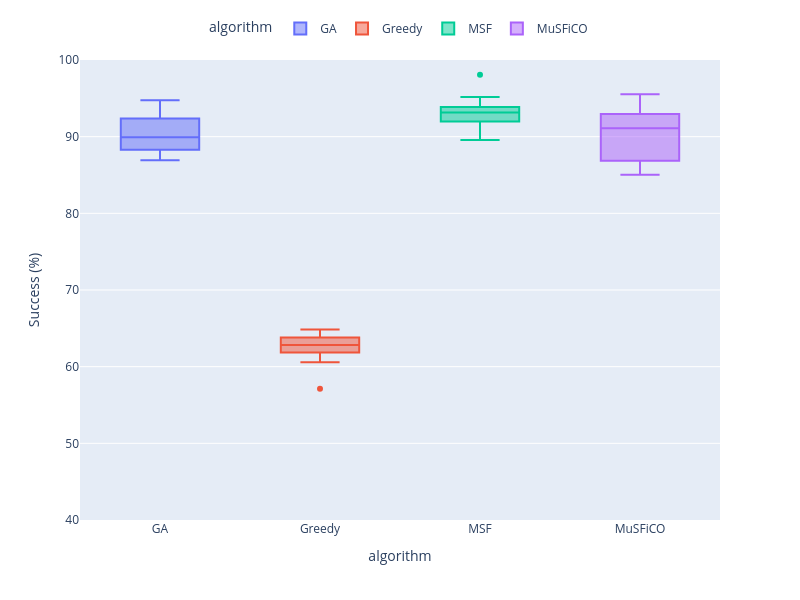

Write notebook code for a chart like this one.
### Code cell
# Chamar a função para criar o gráfico
fig = plot_custom_boxplot(dataframe=acceptance,x_col="algorithm",y_col="success",title="",y_label="Success (%)",color_col="algorithm",y_range=[40, 100])
fig.show()

### Figure 1 — Plotly figure (JSON) as saved in the notebook; plotly's stock layout.template omitted (floating-point values rounded to 4 significant figures)
{"data": [{"alignmentgroup": "True", "hovertemplate": "algorithm=%{x}<br>Success (%)=%{y}<extra></extra>", "legendgroup": "GA", "marker": {"color": "#636efa"}, "name": "GA", "notched": false, "offsetgroup": "GA", "orientation": "v", "showlegend": true, "type": "box", "x": ["GA", "GA", "GA", "GA", "GA", "GA", "GA", "GA", "GA", "GA"], "x0": " ", "xaxis": "x", "y": [86.93, 89.41, 88.3, 93.0, 87.36, 91.17, 94.75, 92.37, 88.63, 90.43], "y0": " ", "yaxis": "y"}, {"alignmentgroup": "True", "hovertemplate": "algorithm=%{x}<br>Success (%)=%{y}<extra></extra>", "legendgroup": "Greedy", "marker": {"color": "#EF553B"}, "name": "Greedy", "notched": false, "offsetgroup": "Greedy", "orientation": "v", "showlegend": true, "type": "box", "x": ["Greedy", "Greedy", "Greedy", "Greedy", "Greedy", "Greedy", "Greedy", "Greedy", "Greedy", "Greedy"], "x0": " ", "xaxis": "x", "y": [61.85, 60.59, 63.53, 63.99, 57.11, 62.95, 62.67, 63.81, 64.86, 62.12], "y0": " ", "yaxis": "y"}, {"alignmentgroup": "True", "hovertemplate": "algorithm=%{x}<br>Success (%)=%{y}<extra></extra>", "legendgroup": "MSF", "marker": {"color": "#00cc96"}, "name": "MSF", "notched": false, "offsetgroup": "MSF", "orientation": "v", "showlegend": true, "type": "box", "x": ["MSF", "MSF", "MSF", "MSF", "MSF", "MSF", "MSF", "MSF", "MSF", "MSF"], "x0": " ", "xaxis": "x", "y": [93.86, 98.07, 92.87, 89.56, 91.01, 93.36, 91.97, 95.19, 92.92, 93.56], "y0": " ", "yaxis": "y"}, {"alignmentgroup": "True", "hovertemplate": "algorithm=%{x}<br>Success (%)=%{y}<extra></extra>", "legendgroup": "MuSFiCO", "marker": {"color": "#ab63fa"}, "name": "MuSFiCO", "notched": false, "offsetgroup": "MuSFiCO", "orientation": "v", "showlegend": true, "type": "box", "x": ["MuSFiCO", "MuSFiCO", "MuSFiCO", "MuSFiCO", "MuSFiCO", "MuSFiCO", "MuSFiCO", "MuSFiCO", "MuSFiCO", "MuSFiCO"], "x0": " ", "xaxis": "x", "y": [86.87, 93.45, 92.34, 90.95, 91.23, 85.03, 92.96, 95.55, 86.5, 88.7], "y0": " ", "yaxis": "y"}], "layout": {"boxmode": "overlay", "height": 600, "legend": {"orientation": "h", "title": {"text": "algorithm"}, "tracegroupgap": 0, "x": 0.5, "xanchor": "center", "y": 1.1}, "margin": {"t": 60}, "title": {"x": 0.5}, "width": 800, "xaxis": {"anchor": "y", "autorange": true, "categoryarray": ["GA", "Greedy", "MSF", "MuSFiCO"], "categoryorder": "array", "domain": [0, 1], "range": [-0.5, 3.5], "title": {"text": "algorithm"}, "type": "category"}, "yaxis": {"anchor": "x", "domain": [0, 1], "range": [40, 100], "title": {"text": "Success (%)"}, "type": "linear"}}}
